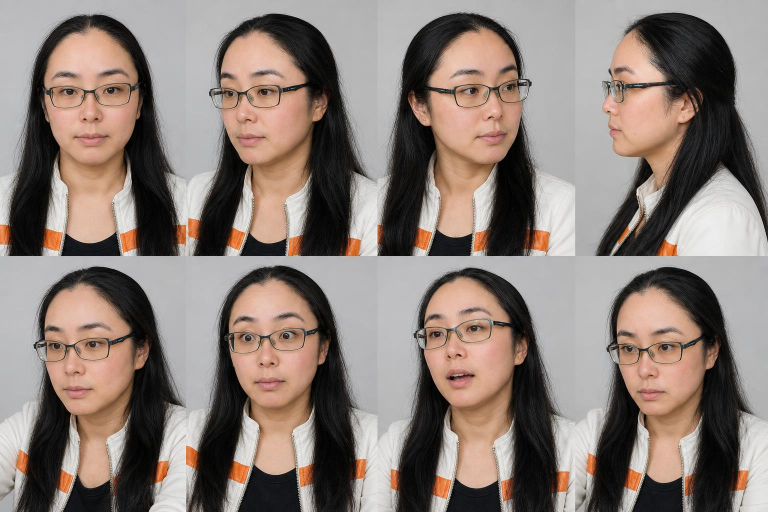
#> input picture assets/character/cands/f1_gptimage2_cur.jpg, 1536 x 1024 px (shown at 1/2 size)
$ python -i pasteback.py   (imports and definitions only)
#> lines starting #> are read from the running program, lines starting #| are printed output that depends on the picture
#!/usr/bin/env python3
"""Paste the REAL face from a photo back onto a generated/edited composite, pixel-exact identity.

  python3 tools/likeness/pasteback.py REAL.jpg COMPOSITE.jpg OUT.jpg [--strength 0.85] [--grow 0.03] [--debug dbg.jpg]

1. Face region in the real photo = convex hull of (MediaPipe face-oval landmarks U selfie-multiclass face-skin
   pixels connected to the face), which includes brows, eyes, glasses, nose, mouth, forehead up to the hairline.
2. Alignment real -> composite: similarity transform from the 478 landmarks of both images (estimateAffinePartial2D,
   RANSAC). If the composite has no detectable face (profiles), fall back to ORB features + RANSAC inside the face box.
3. Grade: per-channel Lab mean/std transfer from the composite's own face (which carries the scene lighting) onto the
   warped real face, blended by --strength (1 = full scene grade, 0 = untouched photo colours).
4. Feathered alpha blend (feather = ~6% face width), mask eroded slightly so hair edges come from the composite.
Returns/prints the alignment residual so a bad fit can be rejected.
"""
import sys, os, argparse, json
import numpy as np, cv2
sys.path.insert(0, os.path.dirname(os.path.abspath(__file__)))
import measure as MS

FACE_OVAL = [10, 338, 297, 332, 284, 251, 389, 356, 454, 323, 361, 288, 397, 365, 379, 378, 400, 377, 152, 148, 176,
             149, 150, 136, 172, 58, 132, 93, 234, 127, 162, 21, 54, 103, 67, 109]


# [27 lines left out: function face_mask, not called in this run]


def align(src, dst, ps=None, pd=None, box=None):
    if ps is not None and pd is not None:
        M, inl = cv2.estimateAffinePartial2D(ps[:, :2].astype(np.float32), pd[:, :2].astype(np.float32), method=cv2.RANSAC, ransacReprojThreshold=4)
        res = float(np.median(np.linalg.norm((np.c_[ps[:, :2], np.ones(len(ps))] @ M.T) - pd[:, :2], axis=1)))
        return M, res, "landmarks"
    g1 = cv2.cvtColor(src, cv2.COLOR_RGB2GRAY); g2 = cv2.cvtColor(dst, cv2.COLOR_RGB2GRAY)
    orb = cv2.ORB_create(6000)
    mk = None
    if box is not None:
        mk = np.zeros_like(g1); x0, y0, x1, y1 = box; mk[y0:y1, x0:x1] = 255
    k1, d1 = orb.detectAndCompute(g1, mk); k2, d2 = orb.detectAndCompute(g2, None)
    bf = cv2.BFMatcher(cv2.NORM_HAMMING)
    mt = [m for m, n in bf.knnMatch(d1, d2, k=2) if m.distance < 0.78 * n.distance]
    if len(mt) < 12:
        return None, None, "orb-fail"
    a = np.float32([k1[m.queryIdx].pt for m in mt]); b = np.float32([k2[m.trainIdx].pt for m in mt])
    M, inl = cv2.estimateAffinePartial2D(a, b, method=cv2.RANSAC, ransacReprojThreshold=5)
    r = np.linalg.norm((np.c_[a, np.ones(len(a))] @ M.T) - b, axis=1)[inl.ravel() > 0]
    return M, float(np.median(r)), f"orb({int(inl.sum())} inliers)"


# [55 lines left out: functions lab_transfer, pasteback, main, not called in this run]


# [2 lines not run here, left out]

>>> import cv2
>>> picture = cv2.cvtColor(cv2.imread('../../assets/character/cands/f1_gptimage2_cur.jpg'), cv2.COLOR_BGR2RGB)
>>> result = align(picture, 'out.png')
#> in align, `g1 = cv2.cvtColor(src, cv2.COLOR_RGB2GRAY)`:
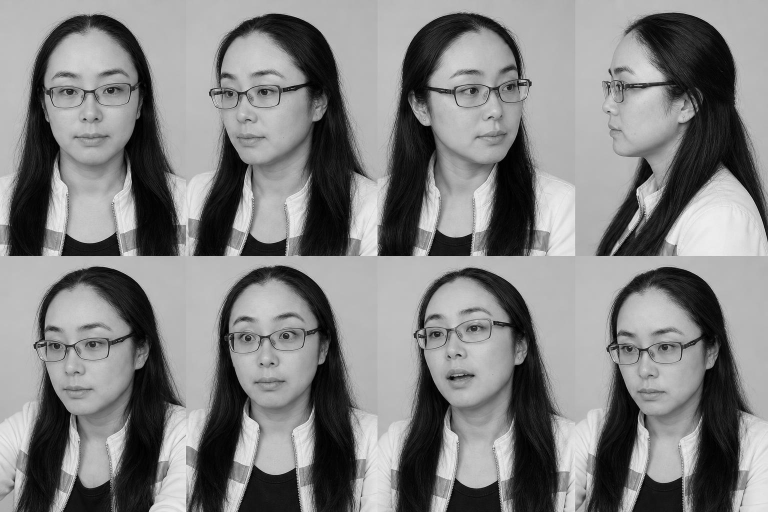
#> g1: shape (1024, 1536) (shown at 1/2 size); min 0, max 254, mean 128
#> (the run stopped early here; a loop or call above may not have finished)
